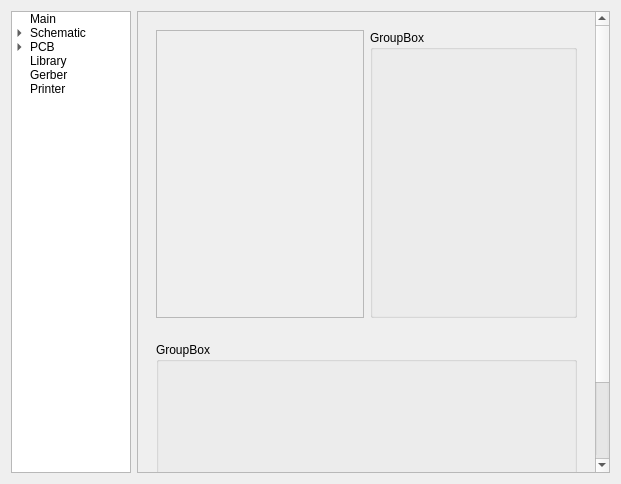
<?xml version="1.0" encoding="UTF-8"?>
<ui version="4.0">
 <class>Form</class>
 <widget class="QWidget" name="Form">
  <property name="windowModality">
   <enum>Qt::WindowModal</enum>
  </property>
  <property name="geometry">
   <rect>
    <x>0</x>
    <y>0</y>
    <width>621</width>
    <height>484</height>
   </rect>
  </property>
  <property name="windowTitle">
   <string>Settings</string>
  </property>
  <layout class="QHBoxLayout" name="horizontalLayout">
   <item>
    <widget class="QTreeWidget" name="treeWidget">
     <property name="sizePolicy">
      <sizepolicy hsizetype="Minimum" vsizetype="Expanding">
       <horstretch>0</horstretch>
       <verstretch>0</verstretch>
      </sizepolicy>
     </property>
     <property name="maximumSize">
      <size>
       <width>120</width>
       <height>16777215</height>
      </size>
     </property>
     <property name="indentation">
      <number>15</number>
     </property>
     <property name="animated">
      <bool>true</bool>
     </property>
     <attribute name="headerVisible">
      <bool>false</bool>
     </attribute>
     <attribute name="headerDefaultSectionSize">
      <number>70</number>
     </attribute>
     <column>
      <property name="text">
       <string>Settings</string>
      </property>
     </column>
     <item>
      <property name="text">
       <string>Main</string>
      </property>
     </item>
     <item>
      <property name="text">
       <string>Schematic</string>
      </property>
      <item>
       <property name="text">
        <string>Color</string>
       </property>
      </item>
     </item>
     <item>
      <property name="text">
       <string>PCB</string>
      </property>
      <item>
       <property name="text">
        <string>Color</string>
       </property>
      </item>
     </item>
     <item>
      <property name="text">
       <string>Library</string>
      </property>
     </item>
     <item>
      <property name="text">
       <string>Gerber</string>
      </property>
     </item>
     <item>
      <property name="text">
       <string>Printer</string>
      </property>
     </item>
    </widget>
   </item>
   <item>
    <widget class="QScrollArea" name="scrollArea">
     <property name="widgetResizable">
      <bool>true</bool>
     </property>
     <widget class="QWidget" name="scrollAreaWidgetContents">
      <property name="geometry">
       <rect>
        <x>0</x>
        <y>0</y>
        <width>458</width>
        <height>558</height>
       </rect>
      </property>
      <layout class="QVBoxLayout" name="verticalLayout">
       <item>
        <widget class="QWidget" name="widget" native="true">
         <layout class="QHBoxLayout" name="horizontalLayout_2">
          <item>
           <widget class="QFrame" name="frame">
            <property name="sizePolicy">
             <sizepolicy hsizetype="Preferred" vsizetype="Maximum">
              <horstretch>0</horstretch>
              <verstretch>0</verstretch>
             </sizepolicy>
            </property>
            <property name="minimumSize">
             <size>
              <width>0</width>
              <height>288</height>
             </size>
            </property>
            <property name="frameShape">
             <enum>QFrame::StyledPanel</enum>
            </property>
            <property name="frameShadow">
             <enum>QFrame::Raised</enum>
            </property>
           </widget>
          </item>
          <item>
           <widget class="QGroupBox" name="groupBox">
            <property name="title">
             <string>GroupBox</string>
            </property>
           </widget>
          </item>
         </layout>
        </widget>
       </item>
       <item>
        <widget class="QWidget" name="widget_2" native="true">
         <layout class="QHBoxLayout" name="horizontalLayout_3">
          <item>
           <widget class="QGroupBox" name="groupBox_2">
            <property name="sizePolicy">
             <sizepolicy hsizetype="Preferred" vsizetype="Maximum">
              <horstretch>0</horstretch>
              <verstretch>0</verstretch>
             </sizepolicy>
            </property>
            <property name="minimumSize">
             <size>
              <width>0</width>
              <height>210</height>
             </size>
            </property>
            <property name="title">
             <string>GroupBox</string>
            </property>
           </widget>
          </item>
         </layout>
        </widget>
       </item>
      </layout>
     </widget>
    </widget>
   </item>
  </layout>
 </widget>
 <resources/>
 <connections/>
</ui>
